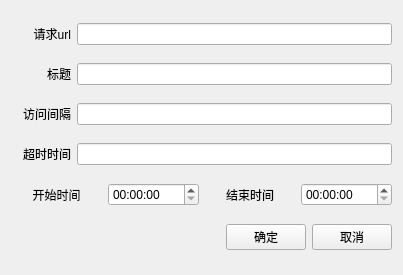
<?xml version="1.0" encoding="UTF-8"?>
<ui version="4.0">
 <class>EditWidget</class>
 <widget class="QWidget" name="EditWidget">
  <property name="geometry">
   <rect>
    <x>0</x>
    <y>0</y>
    <width>403</width>
    <height>275</height>
   </rect>
  </property>
  <property name="windowTitle">
   <string>Form</string>
  </property>
  <layout class="QVBoxLayout" name="verticalLayout_2">
   <item>
    <layout class="QHBoxLayout" name="horizontalLayout">
     <item>
      <widget class="QLabel" name="label">
       <property name="minimumSize">
        <size>
         <width>60</width>
         <height>0</height>
        </size>
       </property>
       <property name="text">
        <string>请求url</string>
       </property>
       <property name="alignment">
        <set>Qt::AlignRight|Qt::AlignTrailing|Qt::AlignVCenter</set>
       </property>
      </widget>
     </item>
     <item>
      <widget class="QLineEdit" name="requestUrl"/>
     </item>
    </layout>
   </item>
   <item>
    <layout class="QHBoxLayout" name="horizontalLayout_2">
     <item>
      <widget class="QLabel" name="label_2">
       <property name="minimumSize">
        <size>
         <width>60</width>
         <height>0</height>
        </size>
       </property>
       <property name="text">
        <string>标题</string>
       </property>
       <property name="alignment">
        <set>Qt::AlignRight|Qt::AlignTrailing|Qt::AlignVCenter</set>
       </property>
      </widget>
     </item>
     <item>
      <widget class="QLineEdit" name="requestTitle"/>
     </item>
    </layout>
   </item>
   <item>
    <layout class="QHBoxLayout" name="horizontalLayout_3">
     <item>
      <widget class="QLabel" name="label_3">
       <property name="minimumSize">
        <size>
         <width>60</width>
         <height>0</height>
        </size>
       </property>
       <property name="text">
        <string>访问间隔</string>
       </property>
       <property name="alignment">
        <set>Qt::AlignRight|Qt::AlignTrailing|Qt::AlignVCenter</set>
       </property>
      </widget>
     </item>
     <item>
      <widget class="QLineEdit" name="intervalTime"/>
     </item>
    </layout>
   </item>
   <item>
    <layout class="QHBoxLayout" name="horizontalLayout_4">
     <item>
      <widget class="QLabel" name="label_4">
       <property name="minimumSize">
        <size>
         <width>60</width>
         <height>0</height>
        </size>
       </property>
       <property name="text">
        <string>超时时间</string>
       </property>
       <property name="alignment">
        <set>Qt::AlignRight|Qt::AlignTrailing|Qt::AlignVCenter</set>
       </property>
      </widget>
     </item>
     <item>
      <widget class="QLineEdit" name="timeOut"/>
     </item>
    </layout>
   </item>
   <item>
    <layout class="QHBoxLayout" name="horizontalLayout_5">
     <item>
      <widget class="QLabel" name="label_5">
       <property name="minimumSize">
        <size>
         <width>60</width>
         <height>0</height>
        </size>
       </property>
       <property name="layoutDirection">
        <enum>Qt::LeftToRight</enum>
       </property>
       <property name="text">
        <string>开始时间</string>
       </property>
       <property name="alignment">
        <set>Qt::AlignCenter</set>
       </property>
      </widget>
     </item>
     <item>
      <widget class="QTimeEdit" name="startTime">
       <property name="displayFormat">
        <string>HH:mm:ss</string>
       </property>
      </widget>
     </item>
     <item>
      <widget class="QLabel" name="label_6">
       <property name="minimumSize">
        <size>
         <width>60</width>
         <height>0</height>
        </size>
       </property>
       <property name="text">
        <string>结束时间</string>
       </property>
       <property name="alignment">
        <set>Qt::AlignCenter</set>
       </property>
      </widget>
     </item>
     <item>
      <widget class="QTimeEdit" name="endTime">
       <property name="displayFormat">
        <string>HH:mm:ss</string>
       </property>
      </widget>
     </item>
    </layout>
   </item>
   <item>
    <layout class="QHBoxLayout" name="horizontalLayout_6">
     <item>
      <spacer name="horizontalSpacer_4">
       <property name="orientation">
        <enum>Qt::Horizontal</enum>
       </property>
       <property name="sizeHint" stdset="0">
        <size>
         <width>40</width>
         <height>20</height>
        </size>
       </property>
      </spacer>
     </item>
     <item>
      <widget class="QPushButton" name="sureBtn">
       <property name="text">
        <string>确定</string>
       </property>
      </widget>
     </item>
     <item>
      <widget class="QPushButton" name="cancleBtn">
       <property name="text">
        <string>取消</string>
       </property>
      </widget>
     </item>
    </layout>
   </item>
  </layout>
 </widget>
 <resources/>
 <connections/>
</ui>
